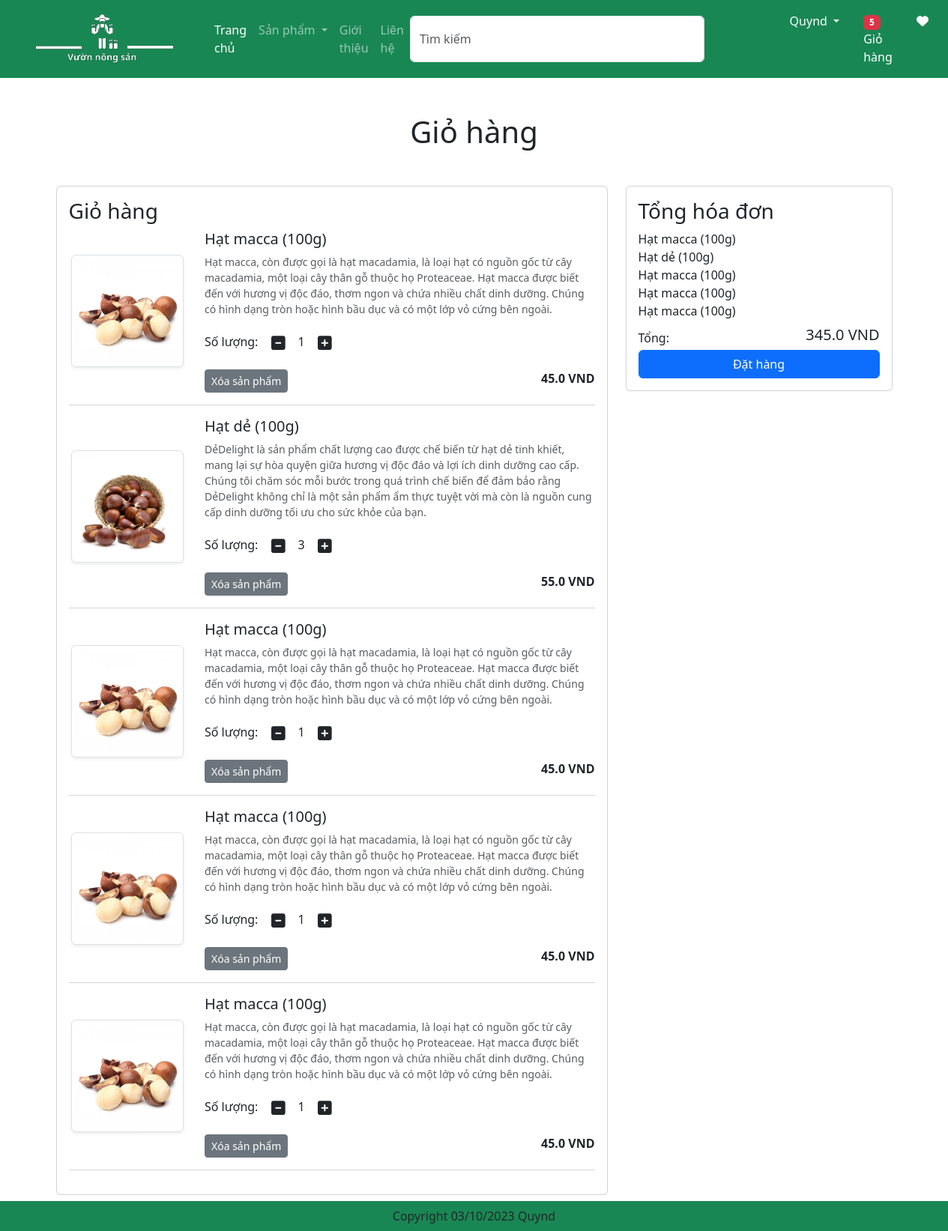
Before: /cart/ (signed in) with the older database file.
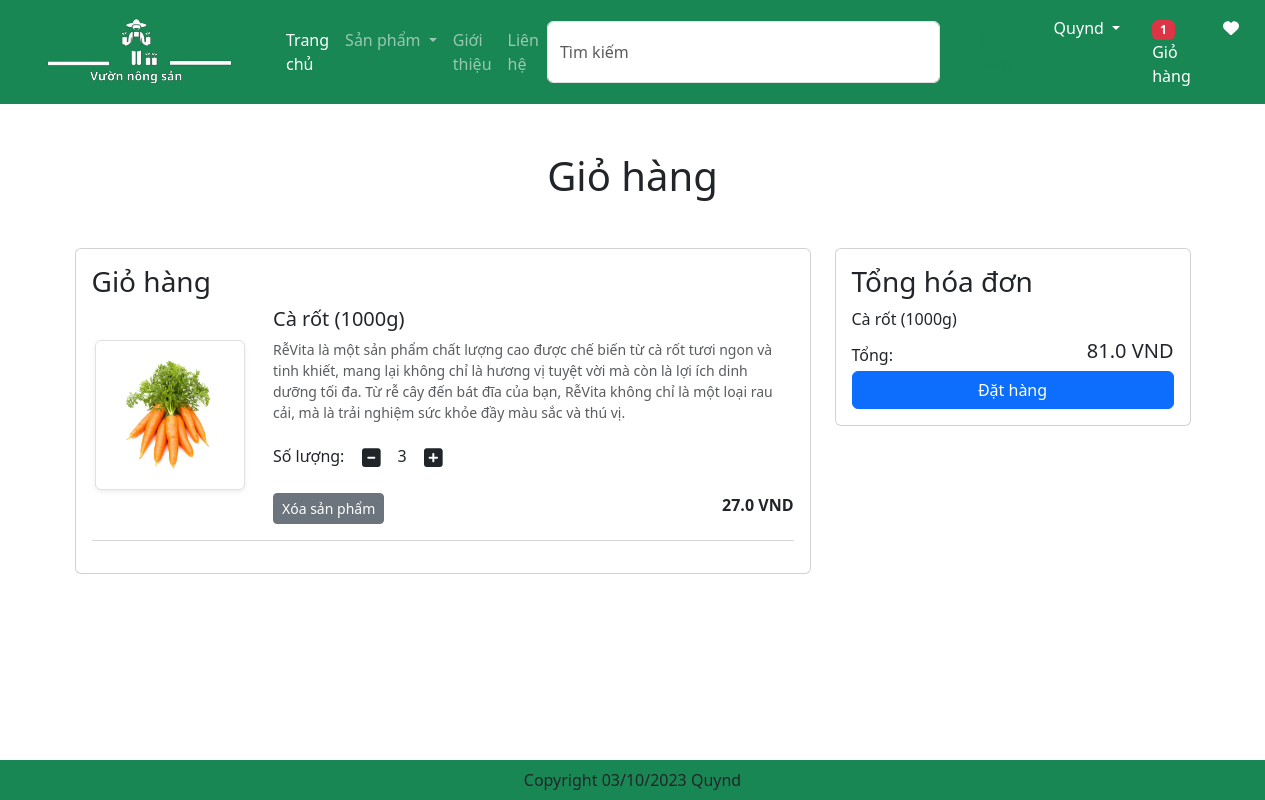
After: the same page with the newer database file.
### app/models.py (models this page shows, shortened)
class Cart(models.Model):
    user = models.ForeignKey(User, on_delete=models.CASCADE)
    product = models.ForeignKey(Product, on_delete=models.CASCADE)
    quantity = models.PositiveIntegerField(default=1)

class Product(models.Model):
    title = models.CharField(max_length=100)
    selling_price = models.FloatField()
    discounted_price = models.FloatField()
    description = models.TextField()
    composition = models.TextField(default='')
    prodapp = models.TextField(default='')
    category = models.CharField(choices=CATEGORY_CHOICES, max_length=3)
    product_image = models.ImageField(upload_to='product')

### app/views.py (the view)
# urls.py: path('cart/', views.show_cart, name='showcart'),
@login_required
def show_cart(request):
    totalitem = 0
    wishitem = 0
    if request.user.is_authenticated:
        totalitem = len(Cart.objects.filter(user=request.user))
        wishitem = len(Wishlist.objects.filter(user=request.user))
    user = request.user
    cart = Cart.objects.filter(user=user)
    amount = 0
    for p in cart:
        value = p.quantity * p.product.discounted_price
        amount = amount + value
    return render(request, 'app/addtocart.html', locals())

### app/templates/app/addtocart.html (shortened to what this page needs)
{% extends "app/base.html" %}
{% load static %}
{% block main-content %}
<div class="container my-5">
<div class="row">
    {% if cart %}
        <h1 class="text-center mb-5">Giỏ hàng</h1>
        <div class="col-sm-8">
            <div class="card">
                <div class="card-body">
                    <h3>Giỏ hàng</h3>
                    {% for item in cart %}
                        <div class="row">
                            <div class="col-sm-3 text-center align-self-center">
                                <img src="{{item.product.product_image.url}}" alt="" srcset="" class="img-fluid
                                img-thumbnail shadow-sm" height="150" width="150">
                            </div>
                            <div class="col-sm-9">
                                <div>
                                    <h5>{{item.product.title}}</h5>
                                    <p class="mb-2 text-muted small">{{item.product.description}}</p>
                                    <div class="my-3">
                                        <label for="quantity"> Số lượng:</label>
                                        <a class="minus-cart btn" pid={{item.product.id}}><i class="fas fa-minus-square fa-lg"></i></a>
                                        <span id="quantity">{{item.quantity}}</span>
                                        <a class="plus-cart btn" pid={{item.product.id}}><i class="fas fa-plus-square fa-lg"></i></a>
                                    </div>
                                    <div class="d-flex justify-content-between">
                                        <a href="#" class="remove-cart btn btn-sm btn-secondary mr-3"
                                           pid={{item.product.id}} onclick="reloadPage()">Xóa sản phẩm</a>
                                        <p class="mb-0"><span><strong>
                                            {{item.product.discounted_price}}   VND</strong></span></p>
                                    </div>
                                </div>
                            </div>
                        </div>
                    <hr class="text-muted">
                    {% endfor %}
                </div>
            </div>
        </div>
        <div class="col-sm-4">
            <div class="card">
                <div class="card-body">
                    <h3>Tổng hóa đơn</h3>
                    <ul class="list-group">
                        {% for item in cart %}
                            <span id="title">{{item.product.title}}</span>
                        {% endfor %}
                        <li class="list-group-item d-flex justify-content-between align-items-center border-0 px-0 pb-0">
                            Tổng: <h5> <span id="amount">{{amount}}</span> VND</h5>
                        </li>
                    </ul>
                    <div class="d-grid"><a href="{% url 'checkout' %}" class="btn btn-primary">Đặt hàng</a></div>
                </div>
            </div>
        </div>
        {% else %}
            <h1 class="text-center mb-5">Chưa có sản phẩm nào trong giỏ hàng</h1>
    {% endif %}
</div>
</div>
{% endblock main-content %}

### app/templates/app/base.html (shortened to what this page needs)
<!DOCTYPE html>
{% load static %}
<html lang="en">
<head>
    <link href="https://cdn.jsdelivr.net/npm/bootstrap@5.3.2/dist/css/bootstrap.min.css" rel="stylesheet"
>
    <link rel="stylesheet" href="{% static 'app/css/owl.carousel.min.css'%}"/>
    <link rel="stylesheet" href="{% static 'app/css/all.min.css'%}" />
    <link rel="stylesheet" href="{% static 'app/css/style.css'%}"/>
</head>
<body>
    <nav class="navbar navbar-expand-lg navbar-dark bg-success">
      <div class="container-fluid">
        <a class="navbar-brand" href="/">
            <img src="{% static 'app/images/logo.png'%}" width="250" height="70"/>
        </a>
        <div class="collapse navbar-collapse" id="navbarSupportedContent">
          <ul class="navbar-nav me-auto mb-2 mb-lg-0">
            <li class="nav-item">
              <a class="nav-link active" aria-current="page" href="/">Trang chủ</a>
            </li>
            <li class="nav-item dropdown">
              <a class="nav-link dropdown-toggle" href="#" role="button" data-bs-toggle="dropdown" aria-expanded="false">
                Sản phẩm
              </a>
            </li>
            <li class="nav-item">
              <a class="nav-link text-while" href="{% url 'about'%}">Giới thiệu</a>
            </li>
            <li class="nav-item">
              <a class="nav-link text-while" href="{% url 'contact'%}">Liên hệ</a>
            </li>
          </ul>
          <form class="d-flex" role="search" action="/search">
            <input class="form-control me-2" type="search" placeholder="Tìm kiếm" name="search" aria-label="Search" style="width: 420px">
            <button class="btn btn-outline-success" type="submit">Tìm kiếm</button>
          </form>
        </div>
        {% if request.user.is_authenticated %}
        <ul class = "navbar-nav me-auto mb-2 mb-lg-0">
            <li class = "nav-item dropdown mx-2">
              <a class="nav-link dropdown-toggle text-white" href="#"
              id="profileDropdown" role="button" data-bs-toggle="dropdown"
              aria-expanded="false"> {{request.user}} </a>
            </li>
            <li class="nav-item mx-2">
                <a href="{% url 'showcart' %}" class="nav-link text-white">
                    <span class="badge bg-danger">{% if totalitem > 0%}{{totalitem}} {%endif%}</span>
                    Giỏ hàng</a>
            </li>
            <li class="nav-item mx-2">
                <a href="#" class="nav-link text-white">
                    <i class="fa fa-heart"></i></a>
            </li>
            {% else %}
                <a href="{% url 'login' %}" class="nav-link text-white" style="padding-right: 25px">Đăng nhập</a>
                <a href="{% url 'customerregistration' %}" class="nav-link text-white" style="padding-right: 70px">Đăng ký</a>
            {% endif %}
        </ul>
      </div>
    </nav>
    {% block main-content %}{% endblock main-content %}
    <footer class="container-fluid fixed-bottom bg-success text-center p-2 mt-5">
        Copyright 03/10/2023 Quynd
    </footer>
</body>
</html>

Changed rows visible on the page:
removed Cart: product.product_image (picture), product "Hạt macca (100g)", product.description "Hạt macca, còn được gọi là hạt macadamia, là loại hạt có nguồn gốc từ cây macadamia, một loại cây thân gỗ thuộc họ Proteaceae. Hạt macca được biết đến với hương vị độc đáo, thơm ngon và chứa nhiều chất dinh dưỡng. Chúng có hình dạng tròn hoặc hình bầu dục và có một lớp vỏ cứng bên ngoài.", quantity "1", product.discounted_price "45.0"
removed Cart: product.product_image (picture), product "Hạt dẻ (100g)", product.description "DẻDelight là sản phẩm chất lượng cao được chế biến từ hạt dẻ tinh khiết, mang lại sự hòa quyện giữa hương vị độc đáo và lợi ích dinh dưỡng cao cấp. Chúng tôi chăm sóc mỗi bước trong quá trình chế biến để đảm bảo rằng DẻDelight không chỉ là một sản phẩm ẩm thực tuyệt vời mà còn là nguồn cung cấp dinh dưỡng tối ưu cho sức khỏe của bạn.", quantity "3", product.discounted_price "55.0"
removed Cart: product.product_image (picture), product "Hạt macca (100g)", product.description "Hạt macca, còn được gọi là hạt macadamia, là loại hạt có nguồn gốc từ cây macadamia, một loại cây thân gỗ thuộc họ Proteaceae. Hạt macca được biết đến với hương vị độc đáo, thơm ngon và chứa nhiều chất dinh dưỡng. Chúng có hình dạng tròn hoặc hình bầu dục và có một lớp vỏ cứng bên ngoài.", quantity "1", product.discounted_price "45.0"
removed Cart: product.product_image (picture), product "Hạt macca (100g)", product.description "Hạt macca, còn được gọi là hạt macadamia, là loại hạt có nguồn gốc từ cây macadamia, một loại cây thân gỗ thuộc họ Proteaceae. Hạt macca được biết đến với hương vị độc đáo, thơm ngon và chứa nhiều chất dinh dưỡng. Chúng có hình dạng tròn hoặc hình bầu dục và có một lớp vỏ cứng bên ngoài.", quantity "1", product.discounted_price "45.0"
removed Cart: product.product_image (picture), product "Hạt macca (100g)", product.description "Hạt macca, còn được gọi là hạt macadamia, là loại hạt có nguồn gốc từ cây macadamia, một loại cây thân gỗ thuộc họ Proteaceae. Hạt macca được biết đến với hương vị độc đáo, thơm ngon và chứa nhiều chất dinh dưỡng. Chúng có hình dạng tròn hoặc hình bầu dục và có một lớp vỏ cứng bên ngoài.", quantity "1", product.discounted_price "45.0"
added Cart: product.product_image (picture), product "Cà rốt (1000g)", product.description "RễVita là một sản phẩm chất lượng cao được chế biến từ cà rốt tươi ngon và tinh khiết, mang lại không chỉ là hương vị tuyệt vời mà còn là lợi ích dinh dưỡng tối đa. Từ rễ cây đến bát đĩa của bạn, RễVita không chỉ là một loại rau cải, mà là trải nghiệm sức khỏe đầy màu sắc và thú vị.", quantity "3", product.discounted_price "27.0"
Other visible differences:
{{ totalitem }}: "5" → "1"
{{ amount }}: "345.0" → "81.0"
